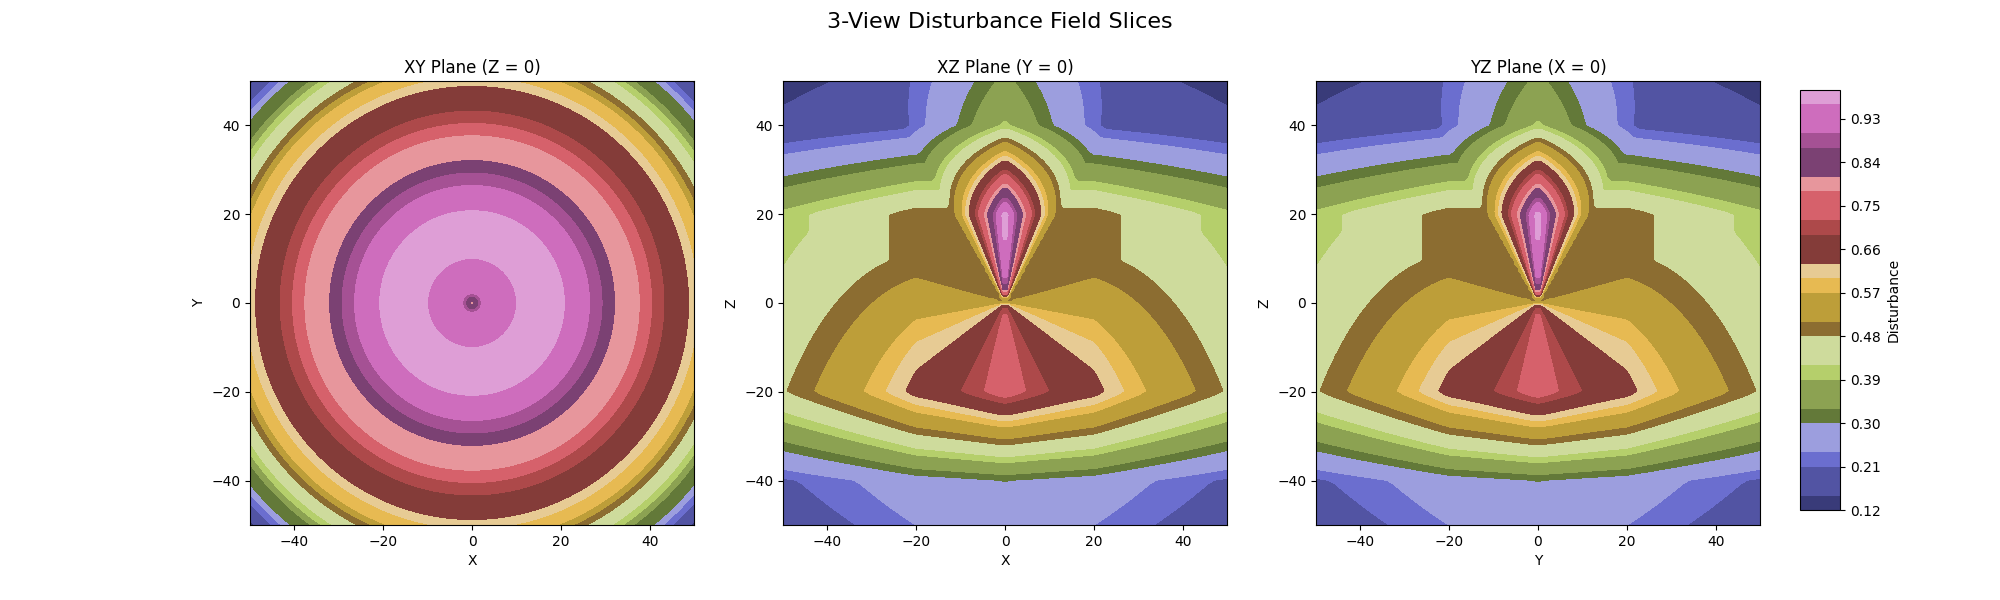

This figure's Python source:
from settings import *

# ======================================================
# Disturbance Model
# ======================================================

class DisturbanceField:
    """
    Disturbance = altitude_gain(|dz|) * horizontal_gain(sqrt(dx^2+dy^2)) * angle_gain(horiz, dz)
    Returned disturbance is normalized to [0, 1] by dividing by the theoretical max of angle_gain (=2).
    """

    # -------------------------
    # Altitude Gain
    # -------------------------
    def altitude_gain(self, z):
        z = np.asarray(z, dtype=float)
        out = np.zeros_like(z)

        m1 = (z >= 0) & (z <= 20)
        out[m1] = 1.0

        m2 = (z > 20) & (z <= 40)
        out[m2] = 1.0 - 0.6 * (z[m2] - 20.0) / 20.0

        m3 = (z > 40) & (z <= 110)
        out[m3] = 0.4 * (1.0 - (z[m3] - 40.0) / 70.0)

        # z > 110 -> 0 (already default)
        return out


    # -------------------------
    # Horizontal Gain
    # -------------------------
    def horizontal_gain(self, d):
        d = np.asarray(d, dtype=float)
        out = np.zeros_like(d)

        m1 = (d >= 0) & (d <= 20)
        out[m1] = 1.0

        m2 = (d > 20) & (d <= 50)
        out[m2] = 1.0 - 0.2 * (d[m2] - 20.0) / 30.0

        m3 = (d > 50) & (d <= 110)
        out[m3] = 0.8 * (1.0 - (d[m3] - 50.0) / 60.0)

        # d > 110 -> 0 (already default)
        return out


    # -------------------------
    # Angle Gain (YOUR EXACT RULE)
    # theta = atan2(z, horiz) in degrees, range [-90, +90]
    #
    # 90 -> 60  : decrease 2 -> 1
    # 60 -> 20  : flat at 1
    # 20 -> -90 : increase 1 -> 1.5
    # -------------------------
    def angle_gain(self, horiz, z):
        horiz = np.asarray(horiz, dtype=float)
        z = np.asarray(z, dtype=float)

        # Avoid division issues at horiz=0 (atan2 handles it fine, but keep consistent dtype)
        theta = np.degrees(np.arctan2(z, horiz))

        G = np.ones_like(theta)

        # 90 -> 60 : 2 -> 1 (linear)
        m1 = (theta >= 60.0) & (theta <= 90.0)
        # at 60 => 1, at 90 => 2
        G[m1] = 1.0 + (theta[m1] - 60.0) / 30.0

        # 60 -> 20 : flat at 1
        m2 = (theta >= 20.0) & (theta < 60.0)
        G[m2] = 1.0

        # 20 -> -90 : 1 -> 1.5 (linear)
        m3 = (theta >= -90.0) & (theta < 20.0)
        # at 20 => 1.0, at -90 => 1.5
        G[m3] = 1.0 + (20.0 - theta[m3]) / 110.0 * 0.5

        return G


    # -------------------------
    # Normalized Disturbance (0..1)
    # animal, drone: tuples (x, y, z)
    # -------------------------
    def get_disturbance(self, animal, drone):
        xa, ya, za = animal
        xd, yd, zd = drone

        dx = xd - xa
        dy = yd - ya
        dz = zd - za

        horiz = np.sqrt(dx**2 + dy**2)
        vert = np.abs(dz)

        g_alt = self.altitude_gain(vert)
        g_hor = self.horizontal_gain(horiz)
        g_ang = self.angle_gain(horiz, dz)

        raw = g_alt * g_hor * g_ang

        # Normalize by max possible angle gain (2.0)
        return float(np.clip(raw / 2.0, 0.0, 1.0))


# ======================================================
# 3-View Visualization (XY, XZ, YZ)
# ======================================================

def plot_3view_contours(df, extent=50.0, n=120, levels=30):
    """
    Shows 3 orthogonal slices through the 3D disturbance volume at the center:
      - XY at Z=0
      - XZ at Y=0
      - YZ at X=0
    """

    vals = np.linspace(-extent, extent, n)
    X, Y, Z = np.meshgrid(vals, vals, vals, indexing="ij")

    horiz = np.sqrt(X**2 + Y**2)
    vert = np.abs(Z)

    g_alt = df.altitude_gain(vert)
    g_hor = df.horizontal_gain(horiz)
    g_ang = df.angle_gain(horiz, Z)  # dz = Z (signed)

    D = np.clip((g_alt * g_hor * g_ang) / 2.0, 0.0, 1.0)

    mid = n // 2

    fig, axs = plt.subplots(1, 3, figsize=(20, 6))
    plt.subplots_adjust(right=0.88)

    cmap = "tab20b"

    # IMPORTANT:
    # With indexing="ij", slices come out as [x,y] / [x,z] / [y,z]
    # but contourf expects array indexed as [vertical_axis, horizontal_axis]
    # so we transpose each slice.

    # XY (Z=0): slice is [x, y] -> transpose to [y, x]
    im1 = axs[0].contourf(vals, vals, D[:, :, mid].T, levels=levels, cmap=cmap)
    axs[0].set_title("XY Plane (Z = 0)")
    axs[0].set_xlabel("X")
    axs[0].set_ylabel("Y")
    axs[0].set_aspect("equal")

    # XZ (Y=0): slice is [x, z] -> transpose to [z, x]
    im2 = axs[1].contourf(vals, vals, D[:, mid, :].T, levels=levels, cmap=cmap)
    axs[1].set_title("XZ Plane (Y = 0)")
    axs[1].set_xlabel("X")
    axs[1].set_ylabel("Z")
    axs[1].set_aspect("equal")

    # YZ (X=0): slice is [y, z] -> transpose to [z, y]
    im3 = axs[2].contourf(vals, vals, D[mid, :, :].T, levels=levels, cmap=cmap)
    axs[2].set_title("YZ Plane (X = 0)")
    axs[2].set_xlabel("Y")
    axs[2].set_ylabel("Z")
    axs[2].set_aspect("equal")

    # Colorbar outside
    cax = fig.add_axes([0.90, 0.15, 0.02, 0.7])
    fig.colorbar(im3, cax=cax, label="Disturbance")

    fig.suptitle("3-View Disturbance Field Slices", fontsize=16)
    plt.savefig("disturbance")
    plt.show()

# ======================================================
# Main
# ======================================================

def main():
    df = DisturbanceField()
    plot_3view_contours(df, extent=50.0, n=120, levels=30)


if __name__ == "__main__":
    main()
